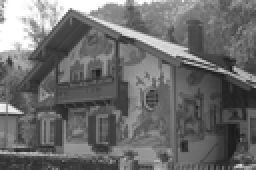
%> input picture CS 663/Assignments/Solutions/HW3/kodak24.png, 128 x 85 px, shrunk from 768 x 512 before the run (shown 2 times larger)
$ octave ms_image_filtering.m   (GNU Octave 9; MATLAB toolbox functions it lacks are replaced by stand-ins)
%> lines starting %> are read from the running program, lines starting %| are printed output that depends on the picture
clear; clc; close all;

im = double(imread ('kodak24.png'));
%> im: size 85x128 double; min 26, max 255, mean 109; mean of the top-left, top-right, bottom-left and bottom-right quarters 141, 115, 91.9, 88.8
[H,W] = size(im);
%> H = 85; W = 128
im = im + randn(H,W)*5;
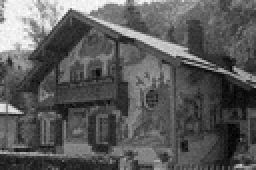
%> im: size 85x128 double (shown 2 times larger); min 19.62, max 269, mean 108.9; drawn with min black and max white
im2 = im; im2(:,:) = 0;
%> after `im2(:,:) = 0`: im2: size 85x128 double; every value is 0

figure(1); imshow(im/255);

epsilon = 0.0001; % tolderance for convergence
P = 11; % radius of window to compute mean, so window will be 23 x 23
sig1 = 3; sig2 = 15; % kernel parameters for xy nd itnensity respectively
numiters = zeros(H,W); % array to record number of iterations to reach convergence (for book-keeping, not abs. essential)
cells = cell(H,W); % cells{i,j} will contain a list of all those points which converged to a point with spatial coordinates (i,j). All such points will be assigned to one and the same segment!
tol_xy = 8; % tolerance in x and y when it comes to segmenting points

for i=1:H
    fprintf (' %d',i);
    for j=1:W
        curr = [i j squeeze(im(i,j))']; % a point is [x,y,I]
        oldcurr = curr;

        while (1)
            numiters(i,j) = numiters(i,j)+1; % increment iteration count
            currx = floor(curr(2));
            curry = floor(curr(1));

            if currx <= 0 || curry <= 0 || curry > H || currx > W, break; end

            [X,Y] = meshgrid(max(currx-P,1):min(currx+P,W),max(curry-P,1):min(curry+P,H));
	        Z = im(max(curry-P,1):min(curry+P,H),max(currx-P,1):min(currx+P,W));
            weights = exp(-((X-j).^2+(Y-i).^2)/(2*sig1*sig1) -((Z-im(i,j)).^2)/(2*sig2*sig2));

            curr(1) = sum(weights(:).*Y(:))/sum(weights(:));
            curr(2) = sum(weights(:).*X(:))/sum(weights(:));
            curr(3) = sum(weights(:).*Z(:))/sum(weights(:));

            if sum((curr-oldcurr).^2) < epsilon, break; end % convergence reached!
            oldcurr = curr;
        end
        im2(i,j) = curr(3);  % copy color values into "filtered image"

        % cells{yy,xx} [see below for what is yy and xx] will contain a list of all those points which converged to a point with spatial coordinates (i,j). All such points will be assigned to one and the same segment!
        yy = ceil(curr(1)/tol_xy); xx = ceil(curr(2)/tol_xy);
        cells{yy,xx} = [cells{yy,xx} [i;j;curr(3)]];
    end
end
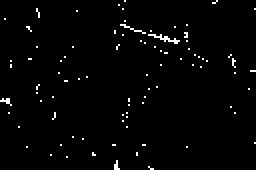
%> numiters: size 85x128 double (shown 2 times larger); values 2 (black) and 3 (white), 1.7% white in thin lines or dots
%> after the loop, cells = 10880 items; curr = [82.43 126.2 86.21]

im2(im2 < 0)= 0;
im2(im2 > 255) = 255;
%> im2: size 85x128 double; min 31.14, max 255, mean 108.9
figure(2); imshow(im2/255);

$ run again, with CS 663/Assignments/Solutions/HW3/barbara256.png copied over CS 663/Assignments/Solutions/HW3/kodak24.png
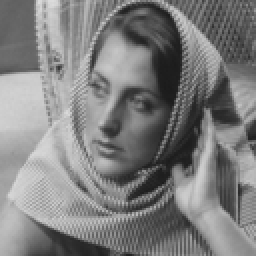
%> input picture CS 663/Assignments/Solutions/HW3/barbara256.png, 128 x 128 px, shrunk from 256 x 256 before the run (shown 2 times larger)
%> after the loop `for i=1:H`:
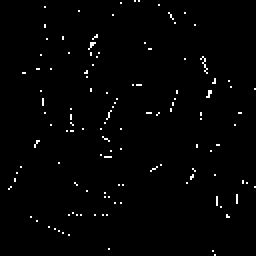
%> numiters: size 128x128 double (shown 2 times larger); values 2 (black) and 3 (white), 1.3% white in thin lines or dots
%> after the loop `for i=1:H`: cells = 16384 items; curr = [126.2 125.8 142.5]
